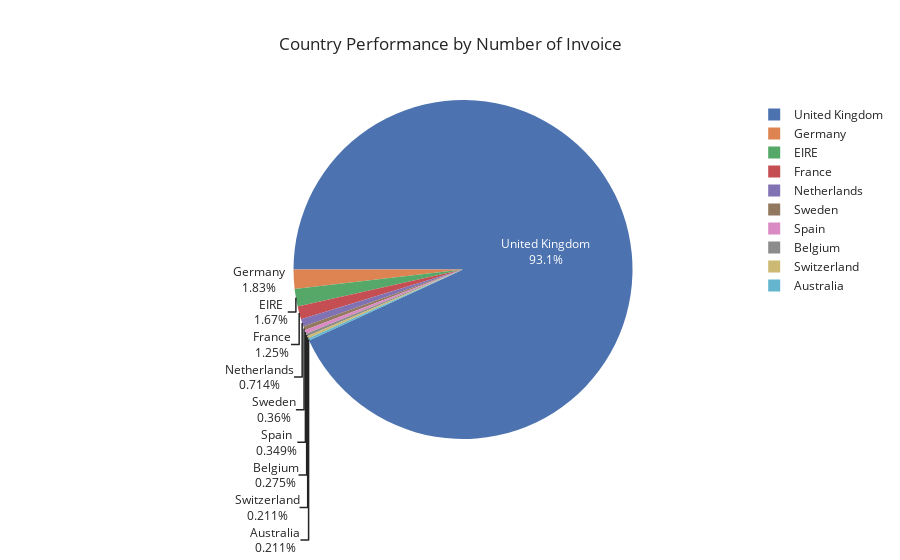

Write notebook code for a chart like this one.
### Code cell
# total bookings per market segment (incl. canceled)
segments=top_10_transaction

# pie plot
fig = px.pie(segments,
             values=top_10_transaction['Invoice'],
             names=top_10_transaction.index,
             title="Country Performance by Number of Invoice",
             template="seaborn")
fig.update_traces(rotation=-90, textinfo="percent+label")
fig.show()

### Figure 1 — Plotly figure (JSON) as saved in the notebook; plotly's stock layout.template omitted (floating-point values rounded to 4 significant figures)
{"data": [{"domain": {"x": [0, 1], "y": [0, 1]}, "hovertemplate": "Country=%{label}<br>Invoice=%{value}<extra></extra>", "labels": ["United Kingdom", "Germany", "EIRE", "France", "Netherlands", "Sweden", "Spain", "Belgium", "Switzerland", "Australia"], "legendgroup": "", "name": "", "rotation": -90, "showlegend": true, "textinfo": "percent+label", "type": "pie", "values": [17614, 347, 316, 236, 135, 68, 66, 52, 40, 40]}], "layout": {"legend": {"tracegroupgap": 0}, "title": {"text": "Country Performance by Number of Invoice"}}}
